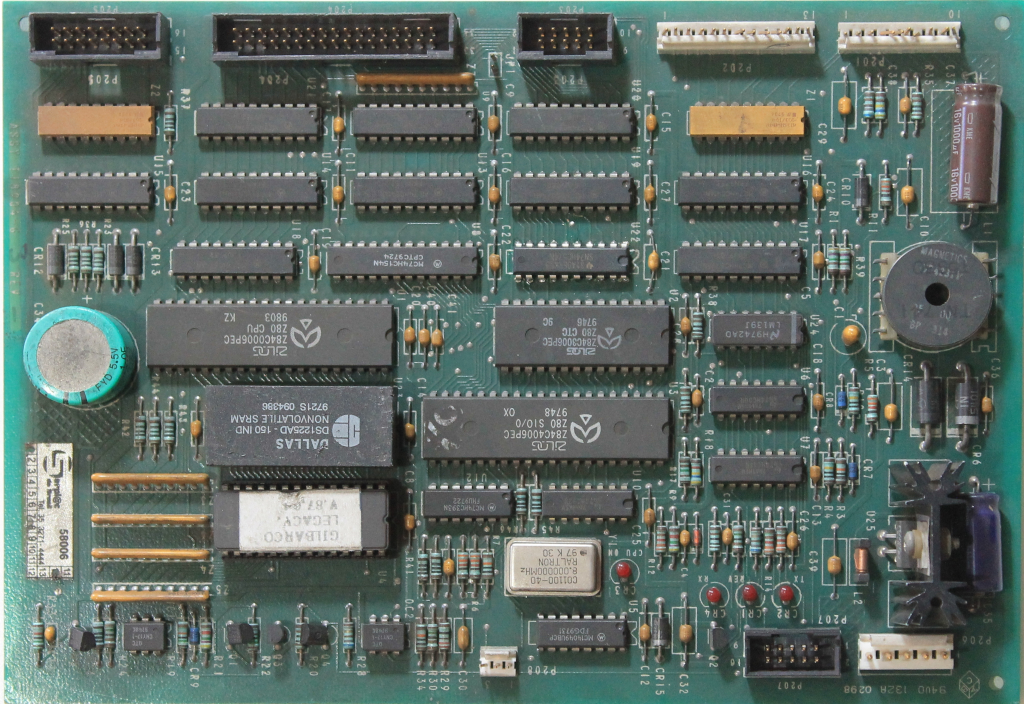
#> input picture datasets/reference_sets/mpi_pcb_gas_pump_same_board_30/images/mpi_pcb_train_good_0040.jpg, 4096 x 2816 px (shown at 1/4 size); its folder holds only this picture in this run
$ python -i board.py   (imports and definitions only)
#> lines starting #> are read from the running program, lines starting #| are printed output that depends on the picture; after the words box and inside, x2 and y2 are one past the last pixel; in counts of white or black regions, pixels touching at a corner belong together
#> further down, picture is the input picture: shape (2816, 4096, 3); mean B, G, R 101.6, 108, 93.3
### aoi_pipeline/imaging/image_io.py
"""Safe image import helpers for step 0.

Only local files, byte buffers, and already-decoded arrays are accepted here.
Camera/RTSP acquisition deliberately lives outside this package.
"""

from __future__ import annotations

from pathlib import Path
from typing import BinaryIO

import cv2
import numpy as np

from ..exceptions import InvalidImageError


ImageSource = str | Path | bytes | bytearray | memoryview | BinaryIO | np.ndarray


def ensure_bgr(image: np.ndarray) -> np.ndarray:
    """Validate an image and return a contiguous uint8 BGR array."""

    if not isinstance(image, np.ndarray):
        raise InvalidImageError("Expected a NumPy image array")
    if image.size == 0 or image.ndim not in (2, 3):
        raise InvalidImageError("Image is empty or has an unsupported number of dimensions")

    converted = _to_uint8(image)
    if converted.ndim == 2:
        converted = cv2.cvtColor(converted, cv2.COLOR_GRAY2BGR)
    elif converted.shape[2] == 1:
        converted = cv2.cvtColor(converted[:, :, 0], cv2.COLOR_GRAY2BGR)
    elif converted.shape[2] == 4:
        converted = cv2.cvtColor(converted, cv2.COLOR_BGRA2BGR)
    elif converted.shape[2] != 3:
        raise InvalidImageError(f"Unsupported channel count: {converted.shape[2]}")
    return np.ascontiguousarray(converted)


# [80 lines left out: functions load_image, encode_image, letterbox_normalize, not called in this run]


def _to_uint8(image: np.ndarray) -> np.ndarray:
    if image.dtype == np.uint8:
        return image.copy()
    if image.dtype == np.bool_:
        return image.astype(np.uint8) * 255
    if not np.issubdtype(image.dtype, np.number):
        raise InvalidImageError(f"Unsupported image dtype: {image.dtype}")

    values = np.nan_to_num(image.astype(np.float32), nan=0.0, posinf=255.0, neginf=0.0)
    if np.issubdtype(image.dtype, np.unsignedinteger) and image.dtype != np.uint8:
        # Preserve the full radiometric range of common 10/12/16-bit camera
        # containers instead of clipping every value above 255 to white.
        dtype_max = float(np.iinfo(image.dtype).max)
        values *= 255.0 / dtype_max
        return np.clip(values, 0.0, 255.0).astype(np.uint8)
    minimum = float(values.min())
    maximum = float(values.max())
    if np.issubdtype(image.dtype, np.floating) and minimum >= 0.0 and maximum <= 1.0:
        values *= 255.0
    return np.clip(values, 0.0, 255.0).astype(np.uint8)


# [44 lines left out: functions drop_singleton_channel, read_asset_under_root, not called in this run]

### aoi_pipeline/models.py
"""Runtime models shared by the local app and Kaggle-facing code."""

from __future__ import annotations

from dataclasses import dataclass, field
from datetime import datetime, timezone
from pathlib import Path
from typing import Any, Sequence
from uuid import uuid4

import numpy as np


# [12 lines left out: functions utc_now_iso, shape_dict, not called in this run]


@dataclass(frozen=True, slots=True)
class BoundingBox:
    """Axis-aligned box in ``xyxy`` pixel coordinates (right/bottom exclusive)."""

    x1: float
    y1: float
    x2: float
    y2: float

    def __post_init__(self) -> None:
        values = (self.x1, self.y1, self.x2, self.y2)
        if not all(np.isfinite(value) for value in values):
            raise ValueError("Bounding-box coordinates must be finite")
        if self.x2 < self.x1 or self.y2 < self.y1:
            raise ValueError("Bounding box must satisfy x2 >= x1 and y2 >= y1")

    @property
    def width(self) -> float:
        return self.x2 - self.x1

    @property
    def height(self) -> float:
        return self.y2 - self.y1

    # [5 lines left out: function center, not called in this run]

    @property
    def area(self) -> float:
        return self.width * self.height

    def as_xyxy(self) -> list[float]:
        return [float(self.x1), float(self.y1), float(self.x2), float(self.y2)]

    # [4 lines left out: function tolist, not called in this run]

    def as_xywh(self) -> list[float]:
        return [float(self.x1), float(self.y1), float(self.width), float(self.height)]

    # [7 lines left out: function to_int, not called in this run]

    def clamp(self, width: int, height: int) -> BoundingBox:
        return BoundingBox(
            min(max(self.x1, 0.0), float(width)),
            min(max(self.y1, 0.0), float(height)),
            min(max(self.x2, 0.0), float(width)),
            min(max(self.y2, 0.0), float(height)),
        )

    def translated(self, dx: float, dy: float) -> BoundingBox:
        return BoundingBox(self.x1 + dx, self.y1 + dy, self.x2 + dx, self.y2 + dy)

    def to_dict(self) -> dict[str, Any]:
        return {"xyxy": self.as_xyxy(), "xywh": self.as_xywh(), "area": float(self.area)}


# [45 lines left out: functions intersection_over_union, intersection_over_smaller, softmax, not called in this run]


@dataclass(slots=True)
class Detection:
    label: str
    confidence: float
    bbox: BoundingBox
    class_id: int | None = None
    source: str = "unknown"
    detection_id: str = field(default_factory=lambda: f"det_{uuid4().hex[:12]}")
    metadata: dict[str, Any] = field(default_factory=dict)

    # [16 lines left out: functions __post_init__, to_dict, not called in this run]


@dataclass(slots=True)
class PreprocessResult:
    image: np.ndarray
    input_shape: tuple[int, ...]
    operations: list[str] = field(default_factory=list)
    scale: float = 1.0
    warnings: list[str] = field(default_factory=list)
    metrics: dict[str, Any] = field(default_factory=dict)
    # Same geometry as ``image``, before denoise/white-balance/CLAHE/
    # normalization/sharpening.  Keeping the two frames in one result prevents
    # a later preprocess call (for example the Golden Image) from replacing
    # the board pixels that step 6.2 must measure.
    radiometric_image: np.ndarray | None = None

    # [10 lines left out: function to_dict, not called in this run]


@dataclass(slots=True)
class AlignmentResult:
    image: np.ndarray
    method: str
    success: bool
    homography: np.ndarray | None = None
    source_keypoints: int = 0
    reference_keypoints: int = 0
    good_matches: int = 0
    inliers: int = 0
    inlier_ratio: float = 0.0
    correlation: float | None = None
    message: str = ""
    # The un-enhanced frame warped by the exact same source-to-reference
    # transform as ``image``.  ``None`` is fail-safe: grading may fall back to
    # the analysis pixels, but it must never crop an unaligned auxiliary frame.
    radiometric_image: np.ndarray | None = None

    # [15 lines left out: function to_dict, not called in this run]


@dataclass(slots=True)
class BoardRegion:
    bbox: BoundingBox
    polygon: list[tuple[float, float]]
    confidence: float
    method: str
    mask: np.ndarray | None = None
    metadata: dict[str, Any] = field(default_factory=dict)

    # [8 lines left out: function to_dict, not called in this run]


@dataclass(slots=True)
class ComponentCrop:
    image: np.ndarray
    detection_id: str
    label: str
    confidence: float
    source_bbox: BoundingBox
    crop_bbox: BoundingBox
    filename: str
    path: Path | None = None
    metadata: dict[str, Any] = field(default_factory=dict)

    # [13 lines left out: function to_dict, not called in this run]


@dataclass(slots=True)
class SolderJoint:
    """One derived inspection ROI on or around a component's terminals.

    ``kind`` is ``"joint"`` for a terminal/lead ROI and ``"body"`` for the
    whole-component view that includes every joint. ``angle`` is the ROI
    rotation in degrees (0 for the axis-aligned default); ``bbox`` is always
    the axis-aligned box that encloses the ROI, so overlays and exports do not
    need to know whether orientation estimation ran.
    """

    detection_id: str
    joint_id: str
    label: str
    kind: str
    bbox: BoundingBox
    terminal_geometry: str
    position: str
    angle: float = 0.0
    pin_index: int | None = None
    # Provenance of the ROI geometry: "derived" from the detector box alone,
    # "cad" from registered CAD land coordinates, "cad+derived" when both
    # agreed and were merged. Downstream labelling can filter on it.
    source: str = "derived"
    designator: str | None = None
    pin: str | None = None
    net: str | None = None
    metadata: dict[str, Any] = field(default_factory=dict)

    # [17 lines left out: function to_dict, not called in this run]


@dataclass(frozen=True, slots=True)
class SolderFeatures:
    """Physical measurements of one solder ROI, in units a human can argue with.

    Every value is a ratio in [0, 1] unless named otherwise, so thresholds carry
    over between lenses and magnifications. These feed the rule layer, the
    fusion guard rails, and the operator-facing explanation -- a defect report
    that only says "the network disagreed" cannot be acted on.
    """

    solder_ratio: float
    solder_area_px: int
    span_ratio: float
    width_ratio: float
    centroid_offset_ratio: float
    specular_ratio: float
    edge_density: float
    contrast: float
    uniformity: float
    edge_contact_start: float
    edge_contact_end: float
    mean_value: float
    mean_saturation: float

    # [16 lines left out: function to_dict, not called in this run]


@dataclass(slots=True)
class SolderVerdict:
    """The step-6.2 call on one ROI, and how it was reached.

    ``rule_label`` and ``model_label`` are kept side by side on purpose: when
    they disagree the run is worth a human look, and collapsing them into one
    field would hide exactly the cases that matter.
    """

    joint_id: str
    detection_id: str
    scope: str
    label: str
    probability: float
    decision: str
    source: str
    rule_label: str | None = None
    model_label: str | None = None
    model_probability: float | None = None
    designator: str | None = None
    pin: str | None = None
    component_label: str = ""
    reasons: list[str] = field(default_factory=list)
    top_k: list[ClassProbability] = field(default_factory=list)
    features: SolderFeatures | None = None
    model_version: str = "rules-only"
    metadata: dict[str, Any] = field(default_factory=dict)

    @property
    def is_defect(self) -> bool:
        return self.label not in {"good", "ok"}

    # [23 lines left out: function to_dict, not called in this run]


@dataclass(slots=True)
class SolderJointCrop:
    """Pixels for one :class:`SolderJoint`, ready to label for step 6.2."""

    image: np.ndarray
    joint: SolderJoint
    filename: str
    path: Path | None = None
    metadata: dict[str, Any] = field(default_factory=dict)

    @property
    def joint_id(self) -> str:
        return self.joint.joint_id

    @property
    def detection_id(self) -> str:
        return self.joint.detection_id

    # [9 lines left out: function to_dict, not called in this run]


@dataclass(frozen=True, slots=True)
class ClassProbability:
    """One entry in a classifier's ordered top-k output."""

    label: str
    probability: float

    def to_dict(self) -> dict[str, Any]:
        return {"label": self.label, "probability": float(self.probability)}


@dataclass(slots=True)
class ComponentClassification:
    """Step-6.1 family result tied back to one step-5 crop/detection."""

    crop_id: str
    detection_id: str
    family: str
    probability: float
    top_k: list[ClassProbability]
    unknown_score: float
    decision: str
    model_version: str
    source: str = "onnx_classifier"
    detector_hint: str | None = None
    visual_subtype: str | None = None
    mount_type: str | None = None
    metadata: dict[str, Any] = field(default_factory=dict)

    # [24 lines left out: functions __post_init__, to_dict, not called in this run]


@dataclass(slots=True)
class PipelineRun:
    source_name: str
    input_image: np.ndarray
    preprocess_result: PreprocessResult
    alignment_result: AlignmentResult
    board_region: BoardRegion
    detections: list[Detection]
    crops: list[ComponentCrop]
    # Kept as ``Any`` to preserve models.py as the dependency leaf: the
    # manifest-driven package runtime imports the shared crop/probability
    # models.  Every entry implements ``to_dict``.
    package_classifications: list[Any] = field(default_factory=list)
    package_topology_checks: list[Any] = field(default_factory=list)
    classifications: list[ComponentClassification] = field(default_factory=list)
    solder_crops: list[SolderJointCrop] = field(default_factory=list)
    # ``Any`` avoids importing fusion here: models is the leaf module every
    # other one depends on, and fusion depends on models.
    fusion: Any | None = None
    solder_verdicts: list[SolderVerdict] = field(default_factory=list)
    run_id: str = field(default_factory=lambda: f"run_{uuid4().hex[:12]}")
    started_at: str = field(default_factory=utc_now_iso)
    finished_at: str = field(default_factory=utc_now_iso)
    warnings: list[str] = field(default_factory=list)
    config: dict[str, Any] = field(default_factory=dict)

    @property
    def final_image(self) -> np.ndarray:
        return self.alignment_result.image

    # [120 lines left out: functions to_dict, _count_verdicts, _count_verdict_decisions, _count_roi_sources, _count_findings, _count_labels and 3 more, not called in this run]

### aoi_pipeline/imaging/board.py
"""Step 3: contour-based PCB localization with an explicit full-frame fallback."""

from __future__ import annotations

from dataclasses import dataclass

import cv2
import numpy as np

from typing import Sequence

from ..config import BoardConfig, FiducialConfig
from ..exceptions import AOIPipelineError
from .image_io import ensure_bgr
from ..models import BoardRegion, BoundingBox


@dataclass(slots=True)
class _Candidate:
    contour: np.ndarray
    mask: np.ndarray
    mask_name: str
    area_ratio: float
    rectangularity: float
    score: float


class PCBLocalizer:
    def __init__(
        self,
        config: BoardConfig | None = None,
        fiducial_config: FiducialConfig | None = None,
    ) -> None:
        self.config = config or BoardConfig()
        self.fiducial_config = fiducial_config or FiducialConfig()

    def locate(
        self,
        image: np.ndarray,
        fiducials: Sequence[tuple[float, float]] | None = None,
    ) -> BoardRegion:
        """Khoanh vùng board.

        ``fiducials`` là toạ độ các mốc trong pixel ảnh, nếu có. Ba mốc trở lên
        cho một vùng board **chắc chắn hơn contour**: contour đi tìm mảng lớn
        nhất trông giống hình chữ nhật, và nó hỏng khi nền cùng màu với board,
        khi board bị che một phần, hoặc khi trong ảnh có nhiều board.

        Fiducial nằm LÙI VÀO so với mép board nên bao lồi của chúng nhỏ hơn
        board thật; phần nới ra là ước lượng, không phải đo — xem
        ``FiducialConfig.board_margin_ratio``.
        """

        bgr = ensure_bgr(image)
        height, width = bgr.shape[:2]
        if fiducials and len(fiducials) >= 3:
            return _region_from_fiducials(fiducials, width, height, self.fiducial_config)
        image_area = float(height * width)
        masks = _candidate_masks(bgr, self.config.morphology_kernel_ratio)
        candidates: list[_Candidate] = []

        for mask_name, mask in masks:
            contours, _ = cv2.findContours(mask, cv2.RETR_EXTERNAL, cv2.CHAIN_APPROX_SIMPLE)
            for contour in contours:
                area = abs(float(cv2.contourArea(contour)))
                area_ratio = area / image_area
                if not self.config.min_area_ratio <= area_ratio <= self.config.max_area_ratio:
                    continue
                x, y, box_width, box_height = cv2.boundingRect(contour)
                touches_every_edge = (
                    x <= 1
                    and y <= 1
                    and x + box_width >= width - 1
                    and y + box_height >= height - 1
                )
                # Otsu on a flat frame produces a white, full-canvas contour.
                # Treat it as "board unknown/full ROI" instead of a confident detection.
                if touches_every_edge and area_ratio > 0.90:
                    continue
                rectangle = cv2.minAreaRect(contour)
                rectangle_area = max(float(rectangle[1][0] * rectangle[1][1]), 1.0)
                rectangularity = min(area / rectangle_area, 1.0)
                if rectangularity < self.config.min_rectangularity:
                    continue
                score = _candidate_score(contour, area_ratio, rectangularity, width, height)
                candidates.append(
                    _Candidate(contour, mask, mask_name, area_ratio, rectangularity, score)
                )

        if not candidates:
            if not self.config.fallback_to_full_image:
                raise AOIPipelineError("No PCB-like contour was found in the image")
            return _full_image_region(width, height)

        best = max(candidates, key=lambda candidate: candidate.score)
        rectangle = cv2.minAreaRect(best.contour)
        polygon_array = cv2.boxPoints(rectangle)
        polygon = [(float(point[0]), float(point[1])) for point in polygon_array]
        x, y, box_width, box_height = cv2.boundingRect(best.contour)
        padding = int(round(max(width, height) * max(0.0, self.config.padding_ratio)))
        bbox = BoundingBox(x - padding, y - padding, x + box_width + padding, y + box_height + padding)
        bbox = bbox.clamp(width, height)

        board_mask = np.zeros((height, width), dtype=np.uint8)
        cv2.drawContours(board_mask, [best.contour], -1, 255, thickness=cv2.FILLED)

        return BoardRegion(
            bbox=bbox,
            polygon=polygon,
            confidence=float(np.clip(best.score, 0.0, 0.99)),
            method=f"contour:{best.mask_name}",
            mask=board_mask,
            metadata={
                "area_ratio": best.area_ratio,
                "rectangularity": best.rectangularity,
                "candidate_count": len(candidates),
            },
        )


def _candidate_masks(image: np.ndarray, kernel_ratio: float) -> list[tuple[str, np.ndarray]]:
#> called with kernel_ratio = 0.015
    height, width = image.shape[:2]
    kernel_size = max(3, int(round(min(height, width) * max(0.002, kernel_ratio))))
    if kernel_size % 2 == 0:
        kernel_size += 1
    kernel = cv2.getStructuringElement(cv2.MORPH_RECT, (kernel_size, kernel_size))
    small_kernel = cv2.getStructuringElement(cv2.MORPH_ELLIPSE, (3, 3))

    hsv = cv2.cvtColor(image, cv2.COLOR_BGR2HSV)
#> hsv: shape (2816, 4096, 3); mean H, S, V 68.4, 49.2, 110.5
    saturation = cv2.GaussianBlur(hsv[:, :, 1], (5, 5), 0)
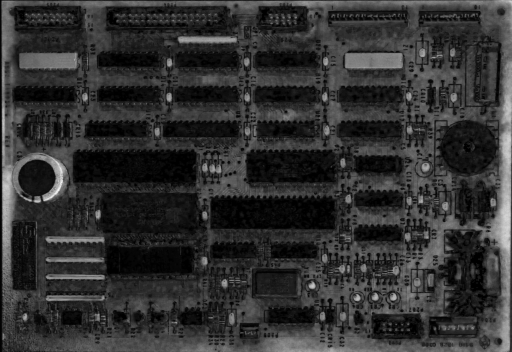
#> saturation: shape (2816, 4096) (shown at 1/8 size); min 0, max 254, mean 49.2
    _, saturation_mask = cv2.threshold(
        saturation, 0, 255, cv2.THRESH_BINARY + cv2.THRESH_OTSU
    )
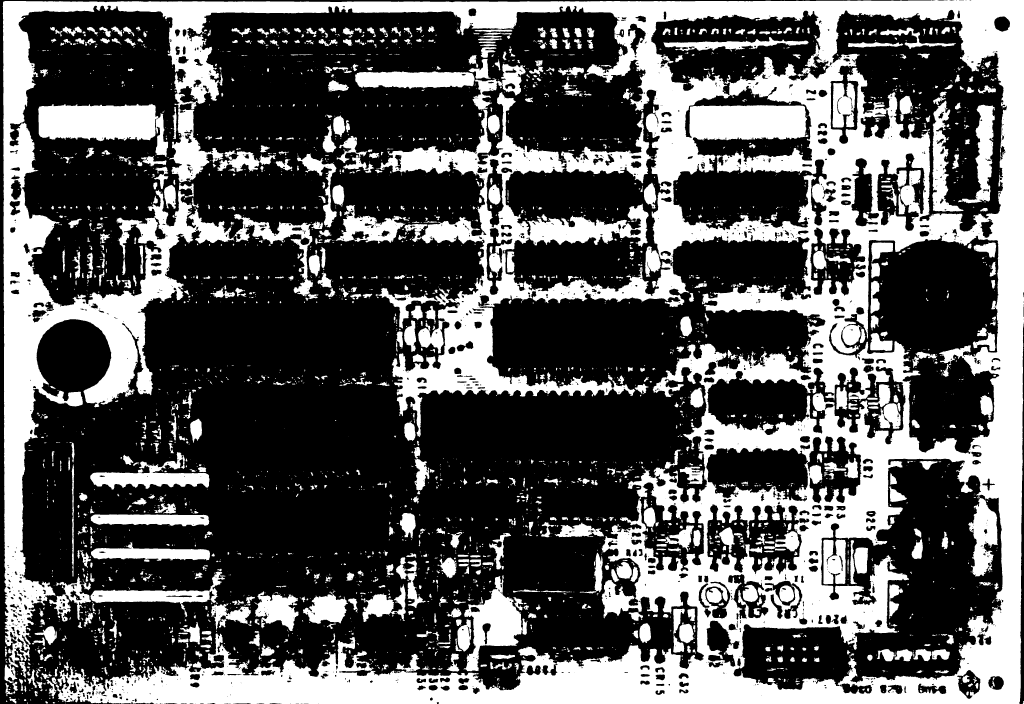
#> saturation_mask: shape (2816, 4096) (shown at 1/4 size); 35.2% white; 3899 white regions (2042 under 20 px), largest, box (x1, y1, x2, y2) and area: (11, 0, 4096, 2816) 2713054, (1503, 369, 2758, 1748) 360152, (153, 415, 673, 628) 66464

    gray = cv2.cvtColor(image, cv2.COLOR_BGR2GRAY)
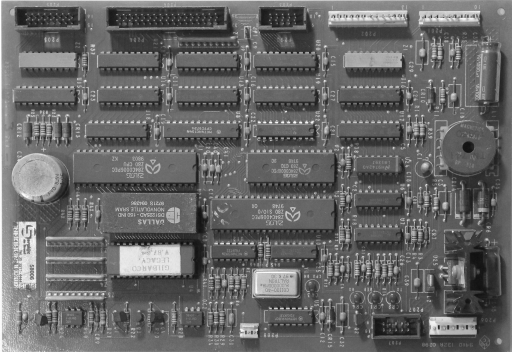
#> gray: shape (2816, 4096) (shown at 1/8 size); min 4, max 255, mean 102.9
    blurred = cv2.GaussianBlur(gray, (5, 5), 0)
    _, bright_mask = cv2.threshold(blurred, 0, 255, cv2.THRESH_BINARY + cv2.THRESH_OTSU)
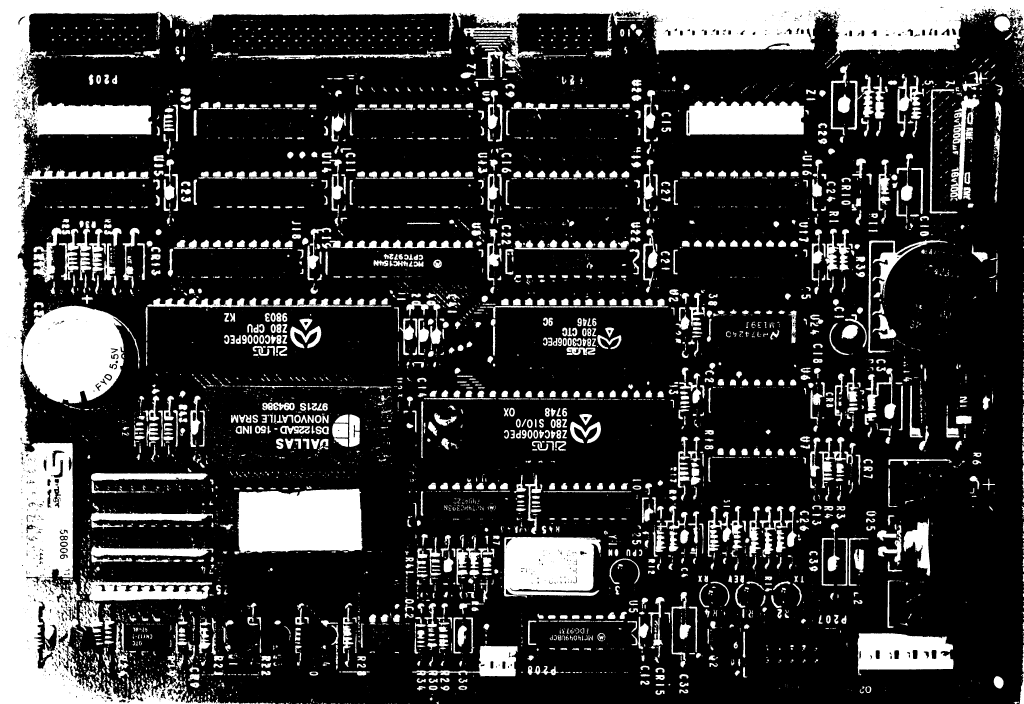
#> bright_mask: shape (2816, 4096) (shown at 1/4 size); 21.6% white; 4807 white regions (2166 under 20 px), largest, box (x1, y1, x2, y2) and area: (0, 0, 4096, 2816) 1069389, (949, 1955, 1450, 2213) 117361, (2015, 2148, 2404, 2391) 80158
    dark_mask = cv2.bitwise_not(bright_mask)

    median = float(np.median(blurred))
#> median = 100
#> (the rest of the program and of its run is left out)
